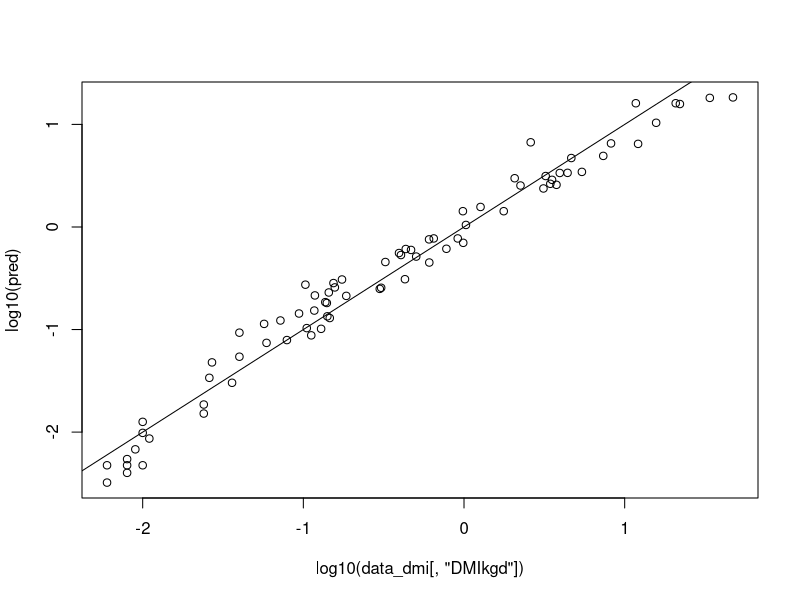

Source code (R):
# 2024 06 15 I.Zliobaite
# dmi estimation

data_dmi <- read.csv('data/data_dmi.csv', header = TRUE, sep = ",")

log10mass <- log10(data_dmi[,'Bmkg'])
log10dmi <- log10(data_dmi[,'DMIkgd'])

fit <- lm(log10dmi~log10mass,data=data_dmi)

sl <- fit$coefficients[2]
intc <- fit$coefficients[1]
pred <- (10^intc)*(data_dmi[,'Bmkg']^sl)

pdf('plots/fig_dmi_pred.pdf',height = 6,width = 6)
plot(log10(data_dmi[,'DMIkgd']),log10(pred))
abline(0,1)
dev.off()

pred_indrik <- (10^intc)*(11000^sl)

print('Indricothere DMI')
print(pred_indrik)